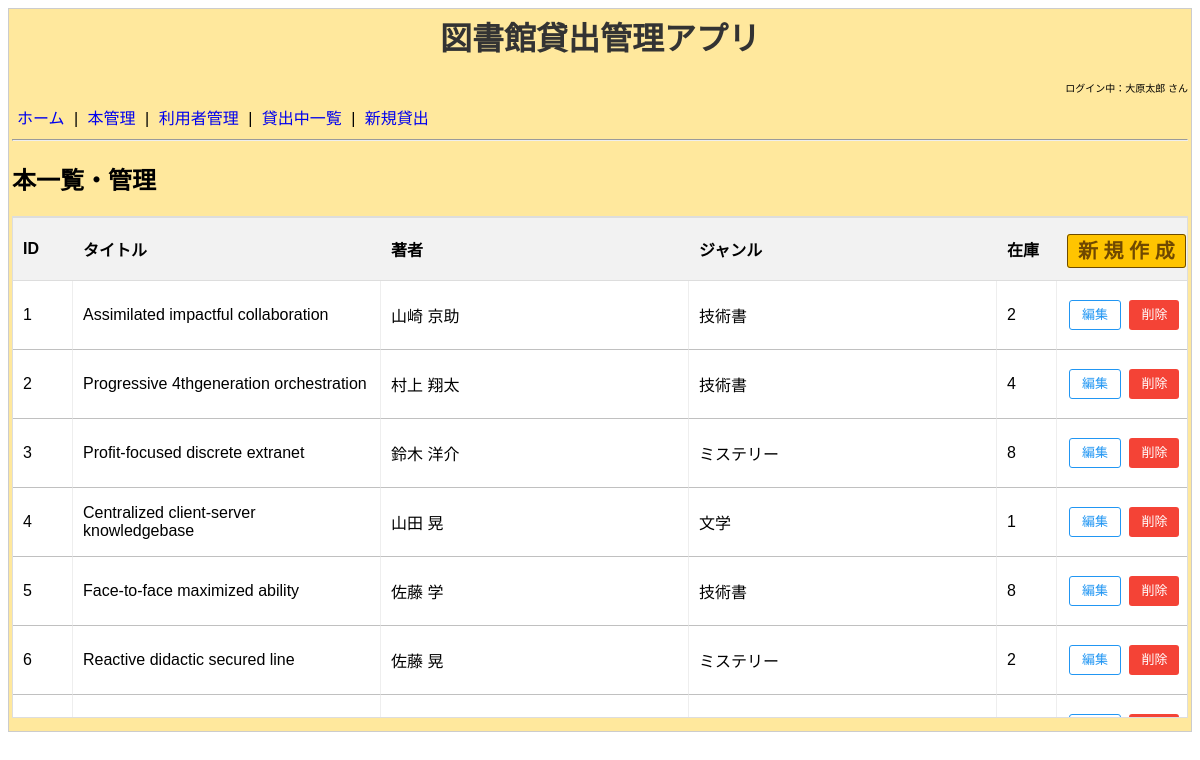
The page /books/ on the database its author committed.
### models.py (models this page shows, shortened)
class Book(db.Model):
    __tablename__ = 'books'
    book_id = db.Column(db.Integer, primary_key=True, autoincrement=True)
    title = db.Column(db.String(200), nullable=False)
    author = db.Column(db.String(200), nullable=False)
    genre = db.Column(db.String(200), nullable=False)
    stock = db.Column(db.Integer, nullable=False)
    borrows = db.relationship('Borrow', backref='book', lazy=True)

### application/books/views.py (the view)
@books_blueprint.route('/')
def index():
    edit_id = request.args.get('edit_id', type=int)
    list_books = Book.query.all()
    form = BookForm()
    return render_template('books/list.html',
                           list_books=list_books,
                           edit_id=edit_id,
                           form=form)

### application/books/forms.py
class BookForm( FlaskForm ):
    title = StringField('タイトル',
                       validators=[DataRequired(message="必須項目です")])
    author = StringField('著者',
                       validators=[DataRequired(message="必須項目です")])
    genre = StringField('ジャンル',
                       validators=[DataRequired(message="必須項目です")])
    stock = SelectField('在庫冊数',
                    choices=[(i, str(i)) for i in range(11)],
                    coerce=int,
                    validators=[InputRequired(message="必須項目です")])
    submit = SubmitField('登録する')

### templates/books/list.html (shortened to what this page needs)
{% extends "base.html" %}
{% block content %}
    <h2>本一覧・管理</h2>
    <div class="table-wrapper">
        <table class="user-table">
            <colgroup>
                <col style="width: 60px;">
                <col class="col-name">
                <col class="col-name">
                <col class="col-name">
                <col style="width: 60px;">
                <col style="width: 130px;">
            </colgroup>
            <thead>
                <tr>
                    <th>ID</th>
                    <th>タイトル</th>
                    <th>著者</th>
                    <th>ジャンル</th>
                    <th>在庫</th>
                    <th class="actions"><a href="{{ url_for('books.new_book') }}" class="shinki-button">新 規 作 成</a></th>
                </tr>
            </thead>
            <tbody>
                {% for book in list_books %}
                <tr>
                    <td>{{ book.book_id }}</td>
                    {% if book.book_id == edit_id %}
                        <td>
                            <input type="text" name="title" form="form-{{book.book_id}}"
                                value="{{ form.title.data if form.title.data is not none else book.title }}" class="table-input">
                            {% for error in form.title.errors %}<span class="error">{{ error }}</span>{% endfor %}
                        </td>
                        <td>
                            <input type="text" name="author" form="form-{{book.book_id}}"
                                value="{{ form.author.data if form.author.data is not none else book.author }}" class="table-input">
                            {% for error in form.author.errors %}<span class="error">{{ error }}</span>{% endfor %}
                        </td>
                        <td>
                            <input type="text" name="genre" form="form-{{book.book_id}}"
                                value="{{ form.genre.data if form.genre.data is not none else book.genre }}" class="table-input">
                            {% for error in form.genre.errors %}<span class="error">{{ error }}</span>{% endfor %}
                        </td>
                        <td>
                            <select name="stock" form="form-{{book.book_id}}" class="table-input">
                                {% for i in range(11) %}
                                <option value="{{ i }}" {% if (form.stock.data if form.stock.data is not none else book.stock)|int == i %}selected{% endif %}>{{ i }}</option>
                                {% endfor %}
                            </select>
                            {% for error in form.stock.errors %}<span class="error">{{ error }}</span>{% endfor %}
                        </td>
                        <td class="actions">
                            <form id="form-{{book.book_id}}" action="{{ url_for('books.update_book', book_id=book.book_id) }}" method="POST">
                                {{ form.hidden_tag() }}
                                <input type="submit" value="確定" class="confirm-button">
                                <a href="{{ url_for('books.index') }}" class="cancel-link">キャンセル</a>
                            </form>
                        </td>
                    {% else %}
                        <td>{{ book.title }}</td>
                        <td>{{ book.author }}</td>
                        <td>{{ book.genre }}</td>
                        <td>{{ book.stock }}</td>
                        <td class="actions">
                            <a href="{{ url_for('books.index', edit_id=book.book_id) }}" class="edit-button">編集</a>
                            <form action="{{ url_for('books.delete_book', book_id=book.book_id) }}" method="POST" style="display: inline;">
                                <input type="submit" value="削除" class="delete-button" onclick="return confirm('本当に削除しますか？')">
                            </form>
                        </td>
                    {% endif %}
                </tr>
                {% endfor %}
            </tbody>
        </table>
    </div>
</div>
{% endblock %}

### static/style.css (style rules this page uses)
div { background-color: white; border: 1px solid #ccc; margin-bottom: 10px; padding: 10px; }
.delete-button { background-color: #f44336; color: white; border: none; padding: 5px 10px; border-radius: 3px; cursor: pointer; font-size: 14px; margin-top: 5px; }
.table-wrapper { max-height: 500px; overflow-y: auto; border: 1px solid #ddd; margin-top: 10px; padding: 0; }
.user-table { width: 100%; border-collapse: separate; border-spacing: 0; table-layout: fixed; }
.user-table thead th { position: sticky; top: 0; z-index: 10; background-color: #f2f2f2; font-weight: bold; text-align: left; padding: 12px 10px; box-shadow: inset 0 -1px 0 #ddd, inset 0 1px 0 #ddd; }
.user-table th:first-child, .user-table td:first-child { border-left: none; }
.user-table td { padding: 10px; background-color: #fff; border-bottom: 1px solid #c0c0c0; border-right: 1px solid #eee; height: 48px; vertical-align: middle; }
.user-table th:last-child, .user-table td:last-child { border-right: none; }
.user-table th { background-color: #f2f2f2; padding: 10px; height: 40px; text-align: left; }
.actions { text-align: right; white-space: nowrap; }
.delete-button { background-color: #f44336; color: white; border: none; padding: 5px 10px; border-radius: 3px; cursor: pointer; font-size: 14px; }
.edit-button { background-color: #ffffff; color: #2196F3; border: 1px solid #2196F3; padding: 5px 10px; border-radius: 3px; text-decoration: none; font-size: 14px; display: inline-block; cursor: pointer; }
.actions form { display: inline-flex; align-items: center; margin: 0; vertical-align: middle; }
.shinki-button { background-color: rgb(255, 196, 0); color: rgb(112, 73, 0); border: 1px solid #6e4b00; padding: 5px 10px; border-radius: 3px; font-size: 20px; cursor: pointer; text-decoration: none; }
.edit-button, .confirm-button, .delete-button { height: 30px; line-height: 28px; padding: 0 12px; display: inline-block; box-sizing: border-box; font-size: 13px; vertical-align: middle; margin: 0 2px; text-align: center; }

### rows shown on the page
Book: book_id "1", title "Assimilated impactful collaboration", author "山崎 京助", genre "技術書", stock "2"
Book: book_id "2", title "Progressive 4thgeneration orchestration", author "村上 翔太", genre "技術書", stock "4"
Book: book_id "3", title "Profit-focused discrete extranet", author "鈴木 洋介", genre "ミステリー", stock "8"
Book: book_id "4", title "Centralized client-server knowledgebase", author "山田 晃", genre "文学", stock "1"
Book: book_id "5", title "Face-to-face maximized ability", author "佐藤 学", genre "技術書", stock "8"
Book: book_id "6", title "Reactive didactic secured line", author "佐藤 晃", genre "ミステリー", stock "2"
